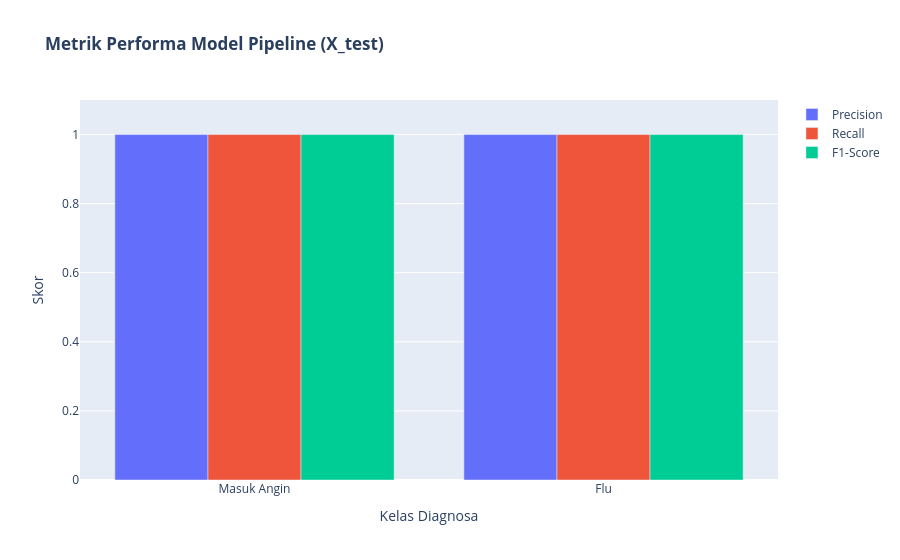

The cell this chart's notebook holds for it:
### Markdown cell above
### Visualiasi dengan Plotly dari simulasi model

### Code cell
import plotly.graph_objects as go
from sklearn.metrics import precision_score, recall_score, f1_score

# Assuming y_test and y_pred are already defined from previous cells
# Classes: 0 for 'Masuk Angin', 1 for 'Flu'
class_labels = ['Masuk Angin', 'Flu']

# Calculate metrics for each class
precision = [precision_score(y_test, y_pred, pos_label=0), precision_score(y_test, y_pred, pos_label=1)]
recall = [recall_score(y_test, y_pred, pos_label=0), recall_score(y_test, y_pred, pos_label=1)]
f1 = [f1_score(y_test, y_pred, pos_label=0), f1_score(y_test, y_pred, pos_label=1)]

fig = go.Figure()

fig.add_trace(go.Bar(name='Precision', x=class_labels, y=precision))
fig.add_trace(go.Bar(name='Recall', x=class_labels, y=recall))
fig.add_trace(go.Bar(name='F1-Score', x=class_labels, y=f1))

fig.update_layout(
    barmode='group',
    title_text='<b>Metrik Performa Model Pipeline (X_test)</b>',
    xaxis_title='Kelas Diagnosa',
    yaxis_title='Skor',
    yaxis_range=[0, 1.1] # Ensure y-axis goes up to 1 for scores
)

fig.show()

### Figure 1 — Plotly figure (JSON) as saved in the notebook; plotly's stock layout.template omitted (floating-point values rounded to 4 significant figures)
{"data": [{"name": "Precision", "type": "bar", "x": ["Masuk Angin", "Flu"], "y": [1, 1]}, {"name": "Recall", "type": "bar", "x": ["Masuk Angin", "Flu"], "y": [1, 1]}, {"name": "F1-Score", "type": "bar", "x": ["Masuk Angin", "Flu"], "y": [1, 1]}], "layout": {"barmode": "group", "title": {"text": "<b>Metrik Performa Model Pipeline (X_test)</b>"}, "xaxis": {"title": {"text": "Kelas Diagnosa"}}, "yaxis": {"range": [0, 1.1], "title": {"text": "Skor"}}}}
